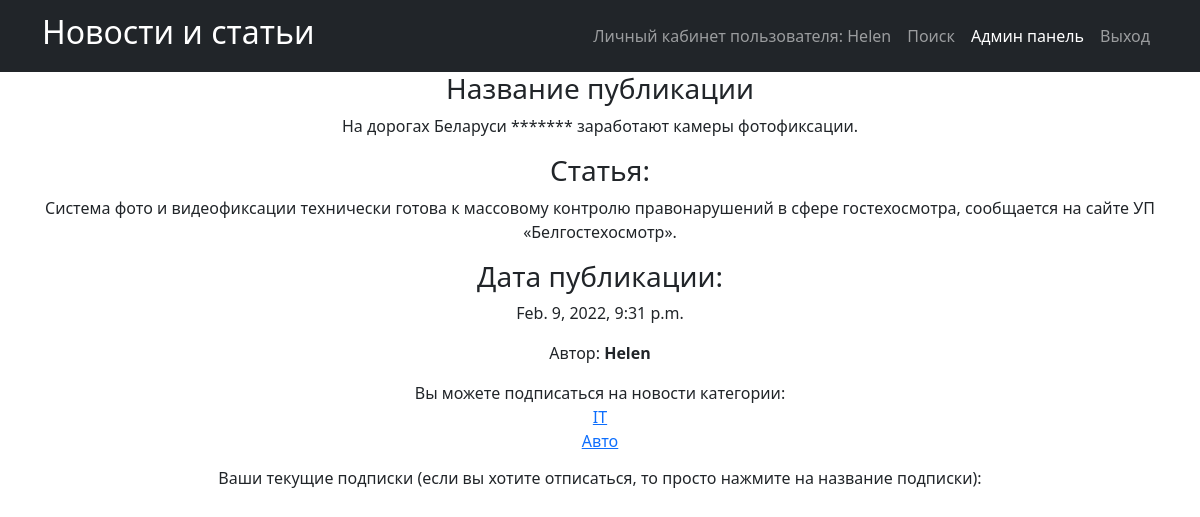
The page /news/2 (signed in) on the database its author committed.
### news_portal/models.py (models this page shows, shortened)
class Post(models.Model):
    PostAuthor = models.ForeignKey(Author, on_delete=models.CASCADE)
    NEWS = 'NW'
    ARTICLE = 'AR'
    CATEGORIES = [
        ('NW', 'Новость'),
        ('AR', 'Статья')
    ]
    categoryType = models.CharField('Категория публикации', max_length=2, choices=CATEGORIES)
    pubData = models.DateTimeField('дата добавления', auto_now_add=True)
    postCategory = models.ManyToManyField(Category, through='postCategory')
    postTitle = models.CharField('название публикации', max_length=255)
    postText = models.TextField('текст публикации')
    postRating = models.SmallIntegerField('рейтинг публикации', default=0)

class Author(models.Model):
    authorUser = models.OneToOneField(User, on_delete=models.CASCADE)
    authorRating = models.IntegerField(default=0, verbose_name='authorRating')
    def __str__(self):
        return f'{self.authorUser.username}'

class Category(models.Model):
    categoryname = models.CharField('Категория', max_length=64, unique=True)
    subscribers = models.ManyToManyField(User, related_name='subscribers')

### news_portal/views.py (the view)
# urls.py: path('<int:pk>', PostDetailView.as_view(), name='post_detail'),
class PostDetailView(DetailView):
    model = Post
    template_name = 'post_detail.html'
    queryset = Post.objects.all()
    def get_context_data(self, **kwargs):
        context = super().get_context_data(**kwargs)
        id = self.kwargs.get('pk')
        categories = []
        post = Post.objects.get(pk=id)
        for cat in post.postCategory.all():
            if self.request.user in cat.subscribers.all():
                categories.append(cat)
        context['user_category'] = categories
        return context

### news_portal/templatetags/censor.py (called while the page is built)
@register.filter(name='censor')
def censor(value):
    text = value.split()
    for word in text:
        if word.lower() in CENSOR:
            value = value.replace(word, '*' * len(word))
    return value

### templates/post_detail.html (shortened to what this page needs)
{% extends 'flatpages/default.html' %}
{% load censor %}
{% block content %}
 <h3>Название публикации</h3>
    <p>{{  post.postTitle|censor }}</p>
<h3>Статья:</h3>
<p>{{ post.postText|censor }}</p>
<h3>Дата публикации:</h3>
<p>{{ post.pubData }}</p>
    <p>Автор: <b>{{ post.PostAuthor }}</b></p>
{% if request.user.is_authenticated %}
        <p>
            Вы можете подписаться на новости категории:
            {% for category in post.postCategory.all %}
                {% if not category in user_category %}
                    <a href="{% url 'subscribe' category.pk %}"><br>{{ category.categoryname }}</a>
                {% else %}
                    <br>{{ category.categoryname }}
                {% endif %}
            {% endfor %}
          <h6>Ваши текущие подписки (если вы хотите отписаться, то просто нажмите на название подписки):</h6>
</p>
{% endif %}
{% endblock content %}

### templates/flatpages/default.html (shortened to what this page needs)
<!DOCTYPE html>
<html lang="en">
    <head>
        {% load static %}
        <link href="{% static 'css/styles.css' %}" rel="stylesheet" />
    </head>
    <body>
        <nav class="navbar navbar-expand-lg navbar-dark bg-dark">
            <div class="container">
                <a class="navbar-brand" href=/news/><h2>Новости и статьи</h2></a>
                <div class="collapse navbar-collapse" id="navbarSupportedContent">
                    <ul class="navbar-nav ms-auto mb-2 mb-lg-0">
                        <li class="nav-item"><a class="nav-link" href=http://127.0.0.1:8000>Личный кабинет пользователя: {{request.user.username}}</a></li>
                        <li class="nav-item"><a class="nav-link" href=/news/search/>Поиск</a></li>
                        <li class="nav-item"><a class="nav-link active" aria-current="page" href=/admin/>Админ панель</a></li>
                        <li class="nav-item"><a class="nav-link" href=/sign/logout/>Выход</a></li>
                            </ul>
                </div>
            </div>
        </nav>
        <div class="container">
           <div class="row">
               <div class="col-lg-12 text-center">
                   {% block content %}{% endblock content %}
               </div>
           </div>
        </div>
    </body>
</html>

### rows shown on the page
Post: postTitle|censor "На дорогах Беларуси ******* заработают камеры фотофиксации.", postText|censor "Система фото и видеофиксации технически готова к массовому контролю правонарушений в сфере гостехосмотра, сообщается на сайте УП «Белгостехосмотр».", pubData "Feb. 9, 2022, 9:31 p.m.", PostAuthor "Helen"
Category: categoryname "IT"
Category: categoryname "Авто"

### other values the page prints
{{ request.user.username }} "Helen"
